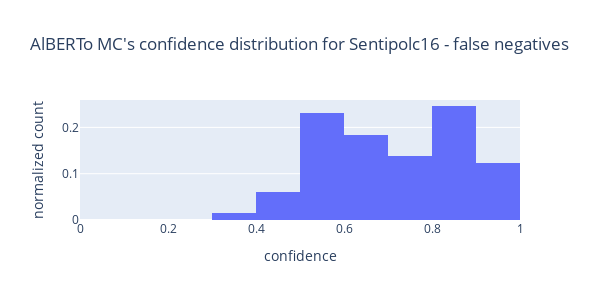
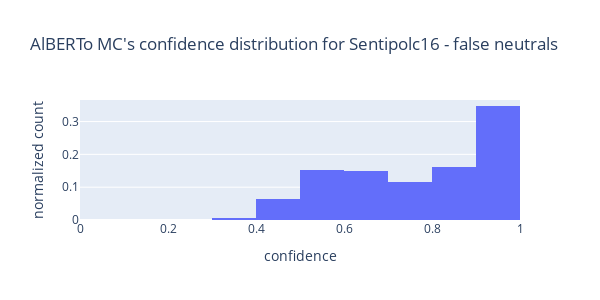
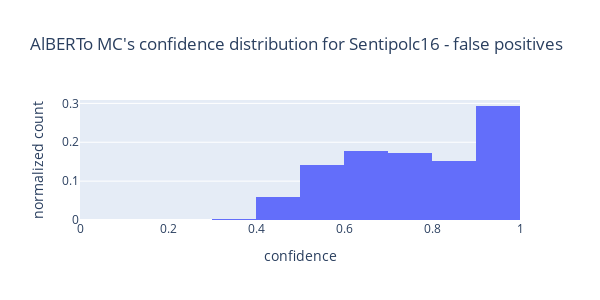

These figures' notebook cell, in order:
### Markdown cell above
### AlBERTo pretrained - SENTIPOLC16

### Code cell
print("\n\n AlBERTo MC\n\n")
eval_alberto(MyNetMC, "AlBERTo MC", "models/alberto_multiclass.pt", dataset_sentipolc, "Sentipolc16", keep_neutrals=True, plot_confidence=True)

### Figure 1 — Plotly figure (JSON) as saved in the notebook; plotly's stock layout.template omitted (floating-point values rounded to 4 significant figures)
{"data": [{"histnorm": "probability", "type": "histogram", "x": [0.8325, 0.6297, 0.9779, 0.9635, 0.5321, 0.6542, 0.8011, 0.5816, 0.4834, 0.6588, 0.5021, 0.5455, 0.4906, 0.7331, 0.8829, 0.906, 0.859, 0.611, 0.3614, 0.795, 0.4701, 0.5187, 0.8498, 0.6331, 0.7567, 0.5957, 0.7116, 0.8653, 0.5193, 0.544, 0.813, 0.8141, 0.9108, 0.4345, 0.6839, 0.5729, 0.6099, 0.7618, 0.7483, 0.5733, 0.8962, 0.7036, 0.9089, 0.5444, 0.8913, 0.7109, 0.6947, 0.978, 0.8986, 0.5676, 0.8928, 0.6228, 0.679, 0.8269, 0.571, 0.9089, 0.5205, 0.7108, 0.8812, 0.6894, 0.8276, 0.6797, 0.9705, 0.5649, 0.8395], "xbins": {"end": 1, "size": 0.1, "start": 0}}], "layout": {"autosize": false, "height": 300, "title": {"text": "AlBERTo MC's confidence distribution for Sentipolc16 - false negatives"}, "width": 600, "xaxis": {"range": [0, 1], "title": {"text": "confidence"}}, "yaxis": {"title": {"text": "normalized count"}}}}

### Figure 2 — Plotly figure (JSON) as saved in the notebook; plotly's stock layout.template omitted (floating-point values rounded to 4 significant figures; data arrays with more than 128 entries replaced by an {"elided": "..."} marker saying what was removed)
{"data": [{"histnorm": "probability", "type": "histogram", "x": {"elided": "308 float values"}, "xbins": {"end": 1, "size": 0.1, "start": 0}}], "layout": {"autosize": false, "height": 300, "title": {"text": "AlBERTo MC's confidence distribution for Sentipolc16 - false neutrals"}, "width": 600, "xaxis": {"range": [0, 1], "title": {"text": "confidence"}}, "yaxis": {"title": {"text": "normalized count"}}}}

### Figure 3 — Plotly figure (JSON) as saved in the notebook; plotly's stock layout.template omitted (floating-point values rounded to 4 significant figures; data arrays with more than 128 entries replaced by an {"elided": "..."} marker saying what was removed)
{"data": [{"histnorm": "probability", "type": "histogram", "x": {"elided": "283 float values"}, "xbins": {"end": 1, "size": 0.1, "start": 0}}], "layout": {"autosize": false, "height": 300, "title": {"text": "AlBERTo MC's confidence distribution for Sentipolc16 - false positives"}, "width": 600, "xaxis": {"range": [0, 1], "title": {"text": "confidence"}}, "yaxis": {"title": {"text": "normalized count"}}}}
